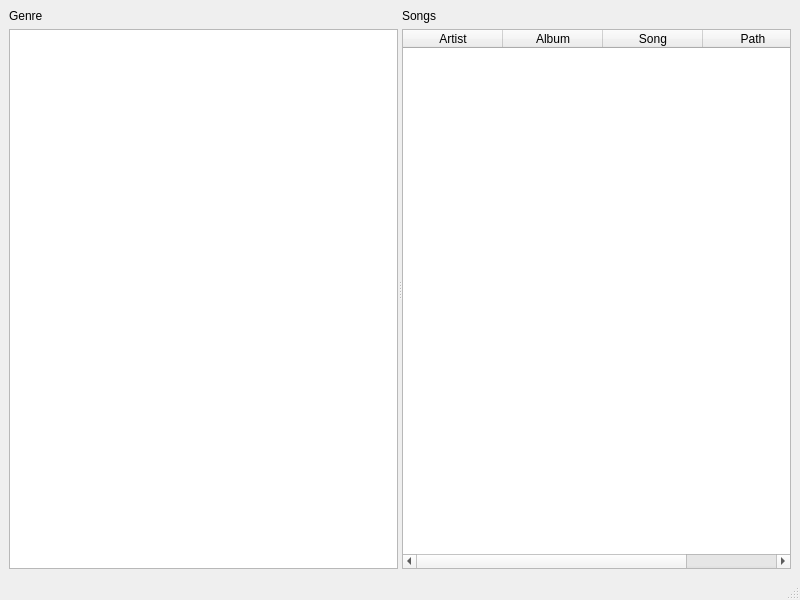
<ui version="4.0" >
 <class>MainWindow</class>
 <widget class="QMainWindow" name="MainWindow" >
  <property name="geometry" >
   <rect>
    <x>0</x>
    <y>0</y>
    <width>800</width>
    <height>600</height>
   </rect>
  </property>
  <property name="windowTitle" >
   <string>MainWindow</string>
  </property>
  <widget class="QWidget" name="centralwidget" >
   <layout class="QVBoxLayout" >
    <property name="margin" >
     <number>9</number>
    </property>
    <property name="spacing" >
     <number>6</number>
    </property>
    <item>
     <widget class="QSplitter" name="splitter" >
      <property name="orientation" >
       <enum>Qt::Horizontal</enum>
      </property>
      <widget class="QWidget" name="" >
       <layout class="QVBoxLayout" >
        <property name="margin" >
         <number>0</number>
        </property>
        <property name="spacing" >
         <number>6</number>
        </property>
        <item>
         <widget class="QLabel" name="label" >
          <property name="text" >
           <string>Genre</string>
          </property>
         </widget>
        </item>
        <item>
         <widget class="QListWidget" name="lstGenre" />
        </item>
       </layout>
      </widget>
      <widget class="QWidget" name="" >
       <layout class="QVBoxLayout" >
        <property name="margin" >
         <number>0</number>
        </property>
        <property name="spacing" >
         <number>6</number>
        </property>
        <item>
         <widget class="QLabel" name="label_2" >
          <property name="text" >
           <string>Songs</string>
          </property>
         </widget>
        </item>
        <item>
         <widget class="QTableWidget" name="tblSongs" >
          <column>
           <property name="text" >
            <string>Artist</string>
           </property>
          </column>
          <column>
           <property name="text" >
            <string>Album</string>
           </property>
          </column>
          <column>
           <property name="text" >
            <string>Song</string>
           </property>
          </column>
          <column>
           <property name="text" >
            <string>Path</string>
           </property>
          </column>
         </widget>
        </item>
       </layout>
      </widget>
     </widget>
    </item>
   </layout>
  </widget>
  <widget class="QMenuBar" name="menubar" >
   <property name="geometry" >
    <rect>
     <x>0</x>
     <y>0</y>
     <width>800</width>
     <height>32</height>
    </rect>
   </property>
  </widget>
  <widget class="QStatusBar" name="statusbar" />
 </widget>
 <resources/>
 <connections/>
</ui>
